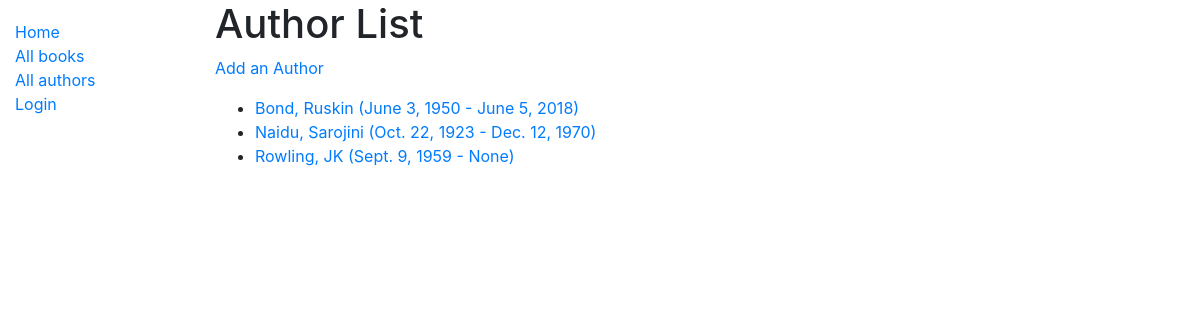
/catalog/author/, run on the app's committed database.
### catalog/models.py (models this page shows, shortened)
class Author(models.Model):
    first_name = models.CharField(max_length=100)
    last_name = models.CharField(max_length=100)
    date_of_birth = models.DateField(null=True, blank=True)
    date_of_death = models.DateField('Died', null=True, blank=True)
    class Meta:
        ordering = ['last_name']
    def get_absolute_url(self):
        return reverse('author-detail', args=[str(self.id)])

### catalog/views.py (the view)
# urls.py: path('author/', views.AuthorListView.as_view(), name='authors'),
class AuthorListView(generic.ListView):
    model = Author
    paginate_by = 10

### catalog/templates/catalog/author_list.html (shortened to what this page needs)
{% extends 'catalog/base.html' %}
{% block content %}
<h1>Author List</h1>
<p class="text-muted"><a href="{% url 'author_create' %}">Add an Author</a></p>
{% if author_list %}
<ul>
    {% for author in author_list %}
    <li>
        <a href="{{ author.get_absolute_url }}">{{ author.last_name }}, {{ author.first_name }} ({{ author.date_of_birth }} - {{ author.date_of_death }})</a>
    </li>
    {% endfor %}
</ul>
{% else %}
<p>There are no authors in the library</p>
{% endif %}
{% endblock %}

### data on the page
Author: last_name "Bond", first_name "Ruskin", date_of_birth "June 3, 1950", date_of_death "June 5, 2018"
Author: last_name "Naidu", first_name "Sarojini", date_of_birth "Oct. 22, 1923", date_of_death "Dec. 12, 1970"
Author: last_name "Rowling", first_name "JK", date_of_birth "Sept. 9, 1959", date_of_death "None"
